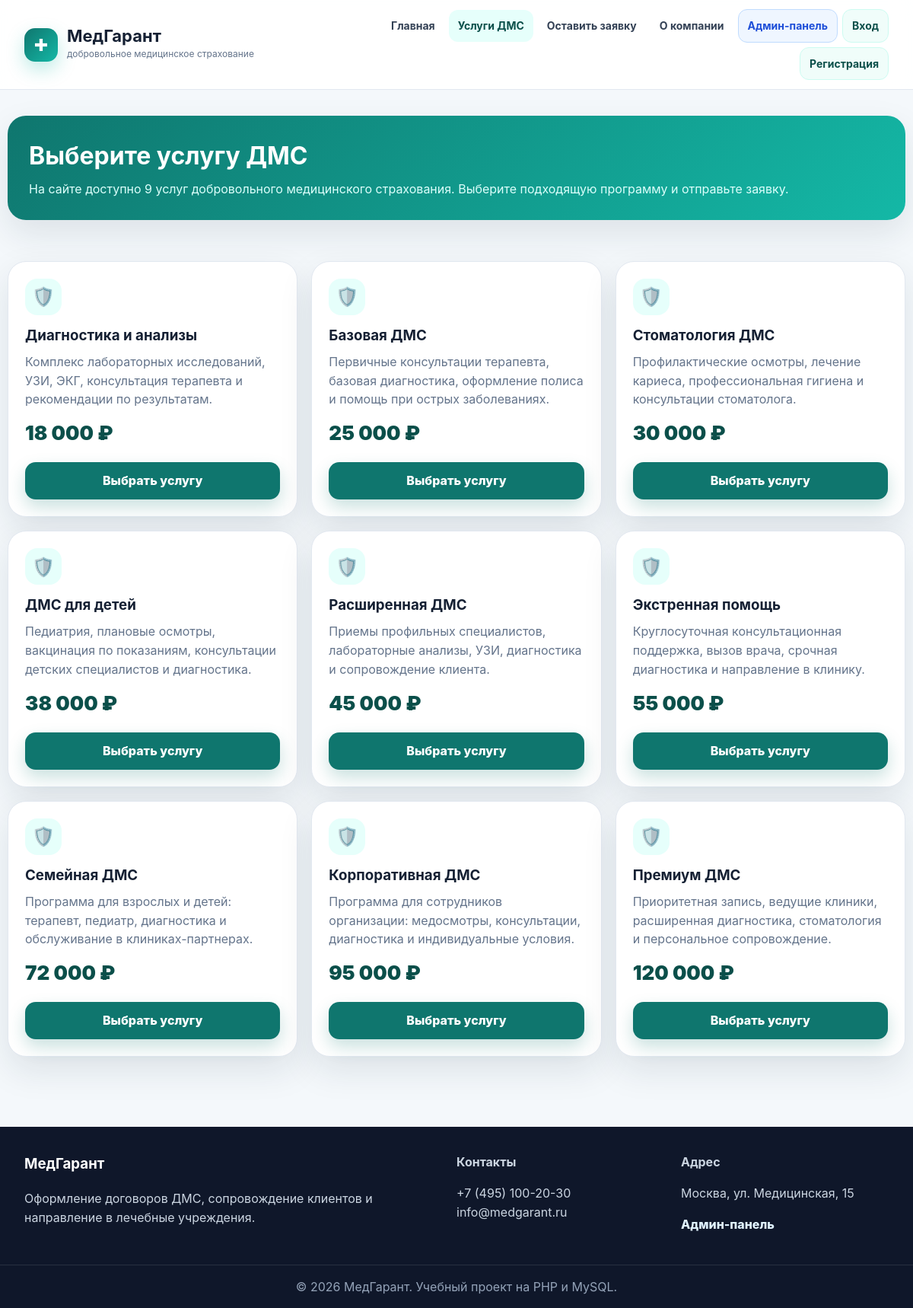
/services.php, run on the app's committed database.
### tables this page shows
CREATE TABLE services (
  id INT AUTO_INCREMENT PRIMARY KEY,
  name VARCHAR(150) NOT NULL,
  description TEXT NOT NULL,
  price DECIMAL(10,2) NOT NULL,
  is_active TINYINT(1) DEFAULT 1,
  created_at TIMESTAMP DEFAULT CURRENT_TIMESTAMP
);

### includes/auth.php (called while the page is built, shortened)
<?php
function is_admin() {
    return !empty($_SESSION['admin_id']);
}
function is_client() {
    return !empty($_SESSION['client_user_id']);
}
?>

### includes/functions.php (called while the page is built, shortened)
<?php
function e($value) {
    return htmlspecialchars((string)$value, ENT_QUOTES, 'UTF-8');
}
?>

### services.php (the view)
<?php require 'config/db.php'; $services=$pdo->query('SELECT * FROM services WHERE is_active=1 ORDER BY price')->fetchAll(); include 'includes/header.php'; ?>
<section class="page-hero container"><div class="page-title"><h1>Выберите услугу ДМС</h1><p>На сайте доступно 9 услуг добровольного медицинского страхования. Выберите подходящую программу и отправьте заявку.</p></div></section>
<section class="section container"><div class="grid three">
<?php foreach($services as $s): ?><div class="card service-card"><div class="icon">🛡️</div><h3><?= e($s['name']) ?></h3><p><?= e($s['description']) ?></p><div class="price"><?= number_format($s['price'],0,',',' ') ?> ₽</div><a class="btn" href="application.php?service_id=<?= $s['id'] ?>">Выбрать услугу</a></div><?php endforeach; ?>
</div></section><?php include 'includes/footer.php'; ?>

### includes/header.php (shortened to what this page needs)
<?php
require_once __DIR__ . '/functions.php';
require_once __DIR__ . '/auth.php';
$current = basename($_SERVER['PHP_SELF']);
$clientNav = [
    'index.php' => 'Главная',
    'services.php' => 'Услуги ДМС',
    'application.php' => 'Оставить заявку',
    'about.php' => 'О компании'
];
$adminNav = [
    'admin.php' => 'Админ-панель',
    'applications.php' => 'Заявки',
    'clients.php' => 'Клиенты',
    'policies.php' => 'Договоры',
    'clinics.php' => 'ЛПУ',
    'referrals.php' => 'Направления'
];
?>
<!DOCTYPE html>
<html lang="ru">
<head>
    <link rel="stylesheet" href="assets/style.css">
</head>
<body>
<header class="site-header">
    <div class="container header-wrap">
        <a href="index.php" class="brand">
            <span class="brand-icon">✚</span>
            <span><b>МедГарант</b><small>добровольное медицинское страхование</small></span>
        </a>
        <nav class="menu">
            <?php if (is_admin()): ?>
                <?php foreach ($adminNav as $file => $title): ?>
                    <a class="admin-link <?= $current === $file ? 'active' : '' ?>" href="<?= $file ?>"><?= $title ?></a>
                <?php endforeach; ?>
                <a class="admin-link" href="logout.php">Выйти</a>
            <?php else: ?>
                <?php foreach ($clientNav as $file => $title): ?>
                    <a class="<?= $current === $file ? 'active' : '' ?>" href="<?= $file ?>"><?= $title ?></a>
                <?php endforeach; ?>
                <a class="admin-entry <?= $current === 'login.php' ? 'active' : '' ?>" href="login.php">Админ-панель</a>
                <?php if (is_client()): ?>
                    <a class="client-link <?= $current === 'profile.php' ? 'active' : '' ?>" href="profile.php">Личный кабинет</a>
                    <a class="client-link" href="client_logout.php">Выйти</a>
                <?php else: ?>
                    <a class="client-link <?= $current === 'client_login.php' ? 'active' : '' ?>" href="client_login.php">Вход</a>
                    <a class="client-link <?= $current === 'register.php' ? 'active' : '' ?>" href="register.php">Регистрация</a>
                <?php endif; ?>
            <?php endif; ?>
        </nav>
    </div>
</header>
<main>

### includes/footer.php
</main>
<footer class="footer">
    <div class="container footer-grid">
        <div>
            <h3>МедГарант</h3>
            <p>Оформление договоров ДМС, сопровождение клиентов и направление в лечебные учреждения.</p>
        </div>
        <div><b>Контакты</b><p>+7 (495) 100-20-30<br>info@medgarant.ru</p></div>
        <div><b>Адрес</b><p>Москва, ул. Медицинская, 15</p><p><a href="login.php" style="color:#e0f2fe;font-weight:800;text-decoration:none">Админ-панель</a></p></div>
    </div>
    <div class="copy">© <?= date('Y') ?> МедГарант. Учебный проект на PHP и MySQL.</div>
</footer>
</body>
</html>

### assets/style.css (style rules this page uses)
:root { --primary:#0f766e;--primary-dark:#0b4f4a;--accent:#14b8a6;--bg:#f4f8fb;--text:#152033;--muted:#64748b;--card:#fff;--border:#e2e8f0;--danger:#dc2626;--shadow:0 18px 45px rgba(15,35,60,.10) }
* { box-sizing:border-box }
body { margin:0;font-family:Inter,Arial,sans-serif;background:var(--bg);color:var(--text);line-height:1.55 }
.container { max-width:1180px;margin:0 auto;padding:0 22px }
.site-header { position:sticky;top:0;z-index:10;background:rgba(255,255,255,.92);backdrop-filter:blur(14px);border-bottom:1px solid var(--border) }
.header-wrap { height:78px;display:flex;align-items:center;justify-content:space-between;gap:20px }
.brand { display:flex;align-items:center;gap:12px;text-decoration:none;color:var(--text) }
.brand-icon { width:44px;height:44px;border-radius:14px;background:linear-gradient(135deg,var(--primary),var(--accent));color:white;display:grid;place-items:center;font-size:22px;box-shadow:0 10px 24px rgba(20,184,166,.28) }
.brand b { display:block;font-size:22px;line-height:1 }
.brand small { display:block;color:var(--muted);font-size:12px;margin-top:4px }
.menu { display:flex;gap:6px;flex-wrap:wrap;justify-content:flex-end }
.menu a { padding:10px 12px;border-radius:12px;text-decoration:none;color:#334155;font-weight:700;font-size:14px }
.menu a:hover,.menu a.active { background:#e6fffb;color:var(--primary-dark) }
.btn { display:inline-flex;align-items:center;justify-content:center;gap:8px;background:var(--primary);color:white;border:0;border-radius:14px;padding:12px 18px;font-weight:800;text-decoration:none;cursor:pointer;box-shadow:0 10px 22px rgba(15,118,110,.22) }
.hero-card,.card,.form,.table-wrap { background:var(--card);border:1px solid var(--border);border-radius:24px;box-shadow:var(--shadow) }
.section { padding:42px 0 }
.section-title h2,.page-title h1 { margin:0;font-size:32px }
.section-title p,.page-title p { color:var(--muted);margin:6px 0 0 }
.grid { display:grid;grid-template-columns:repeat(4,1fr);gap:18px }
.grid.three { grid-template-columns:repeat(3,1fr) }
.card { padding:22px }
.card .icon { width:48px;height:48px;border-radius:16px;background:#e6fffb;color:var(--primary);display:grid;place-items:center;font-size:24px;margin-bottom:12px }
.card h3 { margin:0 0 8px }
.card p { color:var(--muted);margin:0 }
.page-hero { padding:34px 0 12px }
.page-title { background:linear-gradient(135deg,#0f766e,#14b8a6);color:white;border-radius:24px;padding:28px;box-shadow:var(--shadow) }
.page-title p { color:#dcfffb }
.footer { background:#0f172a;color:#cbd5e1;margin-top:50px;padding-top:34px }
.footer-grid { display:grid;grid-template-columns:2fr 1fr 1fr;gap:22px }
.footer h3 { color:white;margin-top:0 }
.copy { text-align:center;border-top:1px solid rgba(255,255,255,.1);padding:16px;color:#94a3b8;margin-top:24px }
.service-card { display:flex;flex-direction:column }
.service-card .btn { margin-top:auto }
.price { font-size:26px;font-weight:900;color:var(--primary-dark);margin:12px 0 18px }
.menu { align-items:center }
.client-link { border:1px solid #ccfbf1;background:#f0fdfa!important;color:var(--primary-dark)!important }
@media (min-width:901px) { .header-wrap { height:auto;min-height:78px;padding-top:12px;padding-bottom:12px } }
@media (min-width:901px) { .menu { max-width:760px } }
.admin-entry { border:1px solid #bfdbfe!important;background:#eff6ff!important;color:#1d4ed8!important;white-space:nowrap }

### data on the page
services: name "Диагностика и анализы", description "Комплекс лабораторных исследований, УЗИ, ЭКГ, консультация терапевта и рекомендации по результатам.", price "18 000"
services: name "Базовая ДМС", description "Первичные консультации терапевта, базовая диагностика, оформление полиса и помощь при острых заболеваниях.", price "25 000"
services: name "Стоматология ДМС", description "Профилактические осмотры, лечение кариеса, профессиональная гигиена и консультации стоматолога.", price "30 000"
services: name "ДМС для детей", description "Педиатрия, плановые осмотры, вакцинация по показаниям, консультации детских специалистов и диагностика.", price "38 000"
services: name "Расширенная ДМС", description "Приемы профильных специалистов, лабораторные анализы, УЗИ, диагностика и сопровождение клиента.", price "45 000"
services: name "Экстренная помощь", description "Круглосуточная консультационная поддержка, вызов врача, срочная диагностика и направление в клинику.", price "55 000"
services: name "Семейная ДМС", description "Программа для взрослых и детей: терапевт, педиатр, диагностика и обслуживание в клиниках-партнерах.", price "72 000"
services: name "Корпоративная ДМС", description "Программа для сотрудников организации: медосмотры, консультации, диагностика и индивидуальные условия.", price "95 000"
services: name "Премиум ДМС", description "Приоритетная запись, ведущие клиники, расширенная диагностика, стоматология и персональное сопровождение.", price "120 000"

### other printed values
$title "Главная"
$title "Услуги ДМС"
$title "Оставить заявку"
$title "О компании"
